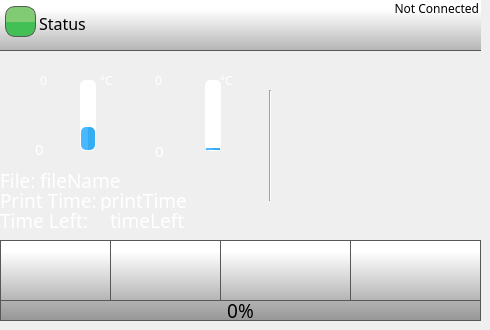
    <widget class="QWidget" name="homePage">
     <widget class="QPushButton" name="playPauseButton">
      <property name="geometry">
       <rect>
        <x>220</x>
        <y>240</y>
        <width>131</width>
        <height>61</height>
       </rect>
      </property>
      <property name="minimumSize">
       <size>
        <width>0</width>
        <height>0</height>
       </size>
      </property>
      <property name="font">
       <font>
        <family>Roboto</family>
       </font>
      </property>
      <property name="contextMenuPolicy">
       <enum>Qt::NoContextMenu</enum>
      </property>
      <property name="styleSheet">
       <string notr="true">QPushButton {
    border: 1px solid rgb(87, 87, 87);
	background-color: qlineargradient(spread:pad, x1:0, y1:1, x2:0, y2:0.188, stop:0 rgba(180, 180, 180, 255), stop:1 rgba(255, 255, 255, 255));
    
}

QPushButton:pressed {

    background-color: qlineargradient(x1: 0, y1: 0, x2: 0, y2: 1,
                                      stop: 0 #dadbde, stop: 1 #f6f7fa);
}

QPushButton:flat {
    border: none; /* no border for a flat push button */
}

QPushButton:default {
    border-color: navy; /* make the default button prominent */
}

QPushButton:focus {
	outline: none;
}</string>
      </property>
      <property name="text">
       <string/>
      </property>
      <property name="icon">
       <iconset>
        <normaloff>templates/img/play-button.png</normaloff>
        <normalon>templates/img/pause-button.png</normalon>templates/img/play-button.png</iconset>
      </property>
      <property name="iconSize">
       <size>
        <width>30</width>
        <height>30</height>
       </size>
      </property>
      <property name="checkable">
       <bool>true</bool>
      </property>
      <property name="checked">
       <bool>false</bool>
      </property>
      <property name="autoDefault">
       <bool>false</bool>
      </property>
      <property name="default">
       <bool>false</bool>
      </property>
      <property name="flat">
       <bool>false</bool>
      </property>
     </widget>
     <widget class="QPushButton" name="stopButton">
      <property name="geometry">
       <rect>
        <x>350</x>
        <y>240</y>
        <width>131</width>
        <height>61</height>
       </rect>
      </property>
      <property name="minimumSize">
       <size>
        <width>0</width>
        <height>0</height>
       </size>
      </property>
      <property name="font">
       <font>
        <family>Roboto</family>
       </font>
      </property>
      <property name="contextMenuPolicy">
       <enum>Qt::NoContextMenu</enum>
      </property>
      <property name="styleSheet">
       <string notr="true">QPushButton {
    border: 1px solid rgb(87, 87, 87);

	background-color: qlineargradient(spread:pad, x1:0, y1:1, x2:0, y2:0.188, stop:0 rgba(180, 180, 180, 255), stop:1 rgba(255, 255, 255, 255));
}

QPushButton:pressed {
    background-color: qlineargradient(x1: 0, y1: 0, x2: 0, y2: 1,
                                      stop: 0 #dadbde, stop: 1 #f6f7fa);
}

QPushButton:flat {
    border: none; /* no border for a flat push button */
}

QPushButton:default {
    border-color: navy; /* make the default button prominent */
}

QPushButton:focus {
	outline: none;
}</string>
      </property>
      <property name="text">
       <string/>
      </property>
      <property name="icon">
       <iconset>
        <normaloff>templates/img/video-player-stop-button.png</normaloff>templates/img/video-player-stop-button.png</iconset>
      </property>
      <property name="iconSize">
       <size>
        <width>25</width>
        <height>25</height>
       </size>
      </property>
     </widget>
     <widget class="Line" name="line">
      <property name="geometry">
       <rect>
        <x>260</x>
        <y>90</y>
        <width>20</width>
        <height>111</height>
       </rect>
      </property>
      <property name="contextMenuPolicy">
       <enum>Qt::NoContextMenu</enum>
      </property>
      <property name="orientation">
       <enum>Qt::Vertical</enum>
      </property>
     </widget>
     <widget class="QLabel" name="tool0Label">
      <property name="geometry">
       <rect>
        <x>40</x>
        <y>98</y>
        <width>31</width>
        <height>31</height>
       </rect>
      </property>
      <property name="font">
       <font>
        <family>Gotham Medium</family>
        <pointsize>14</pointsize>
        <weight>50</weight>
        <bold>false</bold>
        <underline>false</underline>
        <strikeout>false</strikeout>
       </font>
      </property>
      <property name="contextMenuPolicy">
       <enum>Qt::NoContextMenu</enum>
      </property>
      <property name="styleSheet">
       <string notr="true">
   color:  white;</string>
      </property>
      <property name="text">
       <string/>
      </property>
      <property name="pixmap">
       <pixmap>templates/img/Nozzle.png</pixmap>
      </property>
      <property name="scaledContents">
       <bool>true</bool>
      </property>
     </widget>
     <widget class="QLabel" name="FileNameLabel">
      <property name="geometry">
       <rect>
        <x>0</x>
        <y>170</y>
        <width>70</width>
        <height>21</height>
       </rect>
      </property>
      <property name="font">
       <font>
        <family>Gotham Light</family>
        <pointsize>14</pointsize>
        <weight>50</weight>
        <bold>false</bold>
       </font>
      </property>
      <property name="contextMenuPolicy">
       <enum>Qt::NoContextMenu</enum>
      </property>
      <property name="styleSheet">
       <string notr="true">color: rgb(255, 255, 255);</string>
      </property>
      <property name="text">
       <string>File:</string>
      </property>
     </widget>
     <widget class="QLabel" name="printTimeLabel">
      <property name="geometry">
       <rect>
        <x>0</x>
        <y>190</y>
        <width>111</width>
        <height>21</height>
       </rect>
      </property>
      <property name="font">
       <font>
        <family>Gotham Light</family>
        <pointsize>14</pointsize>
        <weight>50</weight>
        <bold>false</bold>
       </font>
      </property>
      <property name="contextMenuPolicy">
       <enum>Qt::NoContextMenu</enum>
      </property>
      <property name="styleSheet">
       <string notr="true">color: rgb(255, 255, 255);</string>
      </property>
      <property name="text">
       <string>Print Time:</string>
      </property>
     </widget>
     <widget class="QLabel" name="fileName">
      <property name="geometry">
       <rect>
        <x>40</x>
        <y>170</y>
        <width>211</width>
        <height>21</height>
       </rect>
      </property>
      <property name="font">
       <font>
        <family>Gotham Medium</family>
        <pointsize>14</pointsize>
       </font>
      </property>
      <property name="contextMenuPolicy">
       <enum>Qt::NoContextMenu</enum>
      </property>
      <property name="styleSheet">
       <string notr="true">color: rgb(255, 255, 255);
background-color: rgba(255, 255, 255, 0);</string>
      </property>
      <property name="text">
       <string>fileName</string>
      </property>
      <property name="scaledContents">
       <bool>true</bool>
      </property>
      <property name="wordWrap">
       <bool>false</bool>
      </property>
     </widget>
     <widget class="QLabel" name="printTime">
      <property name="geometry">
       <rect>
        <x>100</x>
        <y>190</y>
        <width>181</width>
        <height>21</height>
       </rect>
      </property>
      <property name="font">
       <font>
        <family>Gotham Medium</family>
        <pointsize>14</pointsize>
       </font>
      </property>
      <property name="contextMenuPolicy">
       <enum>Qt::NoContextMenu</enum>
      </property>
      <property name="styleSheet">
       <string notr="true">color: rgb(255, 255, 255);
background-color: rgba(255, 255, 255, 0);</string>
      </property>
      <property name="text">
       <string>printTime</string>
      </property>
     </widget>
     <widget class="QLabel" name="timeLeftLabel">
      <property name="geometry">
       <rect>
        <x>0</x>
        <y>210</y>
        <width>181</width>
        <height>21</height>
       </rect>
      </property>
      <property name="font">
       <font>
        <family>Gotham Light</family>
        <pointsize>14</pointsize>
        <weight>50</weight>
        <bold>false</bold>
       </font>
      </property>
      <property name="contextMenuPolicy">
       <enum>Qt::NoContextMenu</enum>
      </property>
      <property name="styleSheet">
       <string notr="true">color: rgb(255, 255, 255);</string>
      </property>
      <property name="text">
       <string>Time Left:</string>
      </property>
     </widget>
     <widget class="QLabel" name="tool0TargetTemperature">
      <property name="geometry">
       <rect>
        <x>40</x>
        <y>70</y>
        <width>70</width>
        <height>21</height>
       </rect>
      </property>
      <property name="font">
       <font>
        <family>Gotham Medium</family>
        <pointsize>9</pointsize>
        <weight>50</weight>
        <bold>false</bold>
        <underline>false</underline>
        <strikeout>false</strikeout>
       </font>
      </property>
      <property name="contextMenuPolicy">
       <enum>Qt::NoContextMenu</enum>
      </property>
      <property name="styleSheet">
       <string notr="true">
   color:  white;
background-color: rgba(255, 255, 255, 0);</string>
      </property>
      <property name="text">
       <string>0</string>
      </property>
     </widget>
     <widget class="QProgressBar" name="tool0TempBar">
      <property name="geometry">
       <rect>
        <x>80</x>
        <y>80</y>
        <width>16</width>
        <height>71</height>
       </rect>
      </property>
      <property name="contextMenuPolicy">
       <enum>Qt::NoContextMenu</enum>
      </property>
      <property name="styleSheet">
       <string notr="true">QProgressBar::chunk {
    border-radius: 5px;
	background-color: qlineargradient(spread:pad, x1:0.517, y1:0, x2:0.522, y2:0, stop:0.0336134 rgba(74, 183, 255, 255), stop:1 rgba(53, 173, 242, 255));
}

QProgressBar {
    border: 1px solid white;
    border-radius: 5px;
}
</string>
      </property>
      <property name="maximum">
       <number>300</number>
      </property>
      <property name="value">
       <number>100</number>
      </property>
      <property name="alignment">
       <set>Qt::AlignCenter</set>
      </property>
      <property name="textVisible">
       <bool>false</bool>
      </property>
      <property name="orientation">
       <enum>Qt::Vertical</enum>
      </property>
      <property name="format">
       <string>%v</string>
      </property>
     </widget>
     <widget class="QLabel" name="tool0ActualTemperature">
      <property name="geometry">
       <rect>
        <x>35</x>
        <y>140</y>
        <width>71</width>
        <height>18</height>
       </rect>
      </property>
      <property name="font">
       <font>
        <family>Gotham Medium</family>
        <pointsize>11</pointsize>
        <weight>50</weight>
        <bold>false</bold>
        <underline>false</underline>
        <strikeout>false</strikeout>
       </font>
      </property>
      <property name="contextMenuPolicy">
       <enum>Qt::NoContextMenu</enum>
      </property>
      <property name="styleSheet">
       <string notr="true">
   color:  white;
background-color: rgba(0, 0, 0, 0);</string>
      </property>
      <property name="text">
       <string>0</string>
      </property>
     </widget>
     <widget class="QPushButton" name="menuButton">
      <property name="geometry">
       <rect>
        <x>0</x>
        <y>240</y>
        <width>111</width>
        <height>61</height>
       </rect>
      </property>
      <property name="minimumSize">
       <size>
        <width>0</width>
        <height>0</height>
       </size>
      </property>
      <property name="font">
       <font>
        <family>Gotham Light</family>
        <pointsize>13</pointsize>
       </font>
      </property>
      <property name="contextMenuPolicy">
       <enum>Qt::NoContextMenu</enum>
      </property>
      <property name="styleSheet">
       <string notr="true">QPushButton {
     border: 1px solid rgb(87, 87, 87);
	background-color: qlineargradient(spread:pad, x1:0, y1:1, x2:0, y2:0.188, stop:0 rgba(180, 180, 180, 255), stop:1 rgba(255, 255, 255, 255));
    

}

QPushButton:pressed {

    background-color: qlineargradient(x1: 0, y1: 0, x2: 0, y2: 1,
                                      stop: 0 #dadbde, stop: 1 #f6f7fa);
}

QPushButton:flat {
    border: none; /* no border for a flat push button */
}

QPushButton:default {
    border-color: navy; /* make the default button prominent */
}

QPushButton:focus {
	outline: none;
}</string>
      </property>
      <property name="text">
       <string/>
      </property>
      <property name="icon">
       <iconset>
        <normaloff>templates/img/menu.png</normaloff>templates/img/menu.png</iconset>
      </property>
      <property name="iconSize">
       <size>
        <width>40</width>
        <height>40</height>
       </size>
      </property>
      <property name="checkable">
       <bool>false</bool>
      </property>
      <property name="autoDefault">
       <bool>false</bool>
      </property>
      <property name="default">
       <bool>false</bool>
      </property>
      <property name="flat">
       <bool>false</bool>
      </property>
     </widget>
     <widget class="QLabel" name="printPreviewMain">
      <property name="geometry">
       <rect>
        <x>280</x>
        <y>49</y>
        <width>191</width>
        <height>191</height>
       </rect>
      </property>
      <property name="contextMenuPolicy">
       <enum>Qt::NoContextMenu</enum>
      </property>
      <property name="styleSheet">
       <string notr="true">background-color: rgba(255, 255, 255, 0);</string>
      </property>
      <property name="text">
       <string/>
      </property>
      <property name="pixmap">
       <pixmap>templates/img/thumbnail.png</pixmap>
      </property>
      <property name="scaledContents">
       <bool>true</bool>
      </property>
     </widget>
     <widget class="QProgressBar" name="printProgressBar">
      <property name="geometry">
       <rect>
        <x>0</x>
        <y>300</y>
        <width>481</width>
        <height>21</height>
       </rect>
      </property>
      <property name="font">
       <font>
        <family>Gotham</family>
        <pointsize>14</pointsize>
        <weight>50</weight>
        <italic>false</italic>
        <bold>false</bold>
        <stylestrategy>PreferAntialias</stylestrategy>
       </font>
      </property>
      <property name="contextMenuPolicy">
       <enum>Qt::NoContextMenu</enum>
      </property>
      <property name="styleSheet">
       <string notr="true">QProgressBar::chunk {

	background-color: qlineargradient(spread:pad, x1:0, y1:0.523, x2:0, y2:0.534, stop:0 rgba(130, 203, 117, 255), stop:1 rgba(66, 191, 85, 255));
border: 1px solid green;
}

QProgressBar {
    border: 1px solid rgb(87, 87, 87);
 /*  border-bottom-left-radius: 10px;
 border-bottom-right-radius: 10px;*/
	background-color: qlineargradient(spread:pad, x1:0, y1:1, x2:0, y2:0, stop:0 rgba(150, 150, 150, 255), stop:1 rgba(180, 180, 180, 255));
}
</string>
      </property>
      <property name="maximum">
       <number>100</number>
      </property>
      <property name="value">
       <number>0</number>
      </property>
      <property name="alignment">
       <set>Qt::AlignCenter</set>
      </property>
      <property name="textVisible">
       <bool>true</bool>
      </property>
      <property name="orientation">
       <enum>Qt::Horizontal</enum>
      </property>
      <property name="format">
       <string>%p%</string>
      </property>
     </widget>
     <widget class="QLabel" name="timeLeft">
      <property name="geometry">
       <rect>
        <x>110</x>
        <y>210</y>
        <width>181</width>
        <height>21</height>
       </rect>
      </property>
      <property name="font">
       <font>
        <family>Gotham Medium</family>
        <pointsize>14</pointsize>
       </font>
      </property>
      <property name="contextMenuPolicy">
       <enum>Qt::NoContextMenu</enum>
      </property>
      <property name="styleSheet">
       <string notr="true">color: rgb(255, 255, 255);
background-color: rgba(255, 255, 255, 0);</string>
      </property>
      <property name="text">
       <string>timeLeft</string>
      </property>
      <property name="wordWrap">
       <bool>false</bool>
      </property>
     </widget>
     <widget class="QLabel" name="printerStatus">
      <property name="geometry">
       <rect>
        <x>39</x>
        <y>-2</y>
        <width>382</width>
        <height>51</height>
       </rect>
      </property>
      <property name="font">
       <font>
        <family>Gotham</family>
        <pointsize>12</pointsize>
        <weight>50</weight>
        <bold>false</bold>
        <underline>false</underline>
        <strikeout>false</strikeout>
       </font>
      </property>
      <property name="contextMenuPolicy">
       <enum>Qt::NoContextMenu</enum>
      </property>
      <property name="styleSheet">
       <string notr="true">
background-color: rgba(255, 255, 255, 0);</string>
      </property>
      <property name="text">
       <string>Status</string>
      </property>
      <property name="alignment">
       <set>Qt::AlignLeading|Qt::AlignLeft|Qt::AlignVCenter</set>
      </property>
      <property name="wordWrap">
       <bool>true</bool>
      </property>
     </widget>
     <widget class="QPushButton" name="controlButton">
      <property name="geometry">
       <rect>
        <x>110</x>
        <y>240</y>
        <width>111</width>
        <height>61</height>
       </rect>
      </property>
      <property name="minimumSize">
       <size>
        <width>0</width>
        <height>0</height>
       </size>
      </property>
      <property name="font">
       <font>
        <family>Gotham Light</family>
        <pointsize>13</pointsize>
       </font>
      </property>
      <property name="contextMenuPolicy">
       <enum>Qt::NoContextMenu</enum>
      </property>
      <property name="styleSheet">
       <string notr="true">QPushButton {
     border: 1px solid rgb(87, 87, 87);

	background-color: qlineargradient(spread:pad, x1:0, y1:1, x2:0, y2:0.188, stop:0 rgba(180, 180, 180, 255), stop:1 rgba(255, 255, 255, 255));
}

QPushButton:pressed {
    background-color: qlineargradient(x1: 0, y1: 0, x2: 0, y2: 1,
                                      stop: 0 #dadbde, stop: 1 #f6f7fa);
}

QPushButton:flat {
    border: none; /* no border for a flat push button */
}

QPushButton:default {
    border-color: navy; /* make the default button prominent */
}

QPushButton:focus {
	outline: none;
}</string>
      </property>
      <property name="text">
       <string/>
      </property>
      <property name="icon">
       <iconset>
        <normaloff>templates/img/settings-1.png</normaloff>templates/img/settings-1.png</iconset>
      </property>
      <property name="iconSize">
       <size>
        <width>40</width>
        <height>40</height>
       </size>
      </property>
      <property name="checkable">
       <bool>false</bool>
      </property>
      <property name="autoDefault">
       <bool>false</bool>
      </property>
      <property name="default">
       <bool>false</bool>
      </property>
      <property name="flat">
       <bool>false</bool>
      </property>
     </widget>
     <widget class="QLabel" name="printerStatusColour">
      <property name="geometry">
       <rect>
        <x>5</x>
        <y>6</y>
        <width>31</width>
        <height>31</height>
       </rect>
      </property>
      <property name="font">
       <font>
        <family>Gotham</family>
        <pointsize>10</pointsize>
        <weight>50</weight>
        <bold>false</bold>
        <underline>false</underline>
        <strikeout>false</strikeout>
       </font>
      </property>
      <property name="contextMenuPolicy">
       <enum>Qt::NoContextMenu</enum>
      </property>
      <property name="styleSheet">
       <string notr="true">     border: 1px solid rgb(87, 87, 87);
	border-radius: 10px;
	background-color: qlineargradient(spread:pad, x1:0, y1:0.523, x2:0, y2:0.534, stop:0 rgba(130, 203, 117, 255), stop:1 rgba(66, 191, 85, 255));</string>
      </property>
      <property name="text">
       <string/>
      </property>
      <property name="alignment">
       <set>Qt::AlignCenter</set>
      </property>
     </widget>
     <widget class="QLabel" name="celciusLabel">
      <property name="geometry">
       <rect>
        <x>100</x>
        <y>70</y>
        <width>70</width>
        <height>21</height>
       </rect>
      </property>
      <property name="font">
       <font>
        <family>Gotham Medium</family>
        <pointsize>9</pointsize>
        <weight>50</weight>
        <bold>false</bold>
        <underline>false</underline>
        <strikeout>false</strikeout>
       </font>
      </property>
      <property name="contextMenuPolicy">
       <enum>Qt::NoContextMenu</enum>
      </property>
      <property name="styleSheet">
       <string notr="true">
   color:  white;
background-color: rgba(255, 255, 255, 0);</string>
      </property>
      <property name="text">
       <string>°C</string>
      </property>
     </widget>
     <widget class="QLabel" name="statusBar">
      <property name="geometry">
       <rect>
        <x>0</x>
        <y>0</y>
        <width>481</width>
        <height>51</height>
       </rect>
      </property>
      <property name="font">
       <font>
        <family>Gotham Medium</family>
        <pointsize>14</pointsize>
       </font>
      </property>
      <property name="contextMenuPolicy">
       <enum>Qt::NoContextMenu</enum>
      </property>
      <property name="styleSheet">
       <string notr="true">     border-bottom: 1px solid rgb(87, 87, 87);
	background-color: qlineargradient(spread:pad, x1:0, y1:1, x2:0, y2:0.188, stop:0 rgba(180, 180, 180, 255), stop:1 rgba(255, 255, 255, 255));</string>
      </property>
      <property name="frameShape">
       <enum>QFrame::NoFrame</enum>
      </property>
      <property name="frameShadow">
       <enum>QFrame::Raised</enum>
      </property>
      <property name="text">
       <string/>
      </property>
     </widget>
     <widget class="QLabel" name="celciusLabel_2">
      <property name="geometry">
       <rect>
        <x>220</x>
        <y>70</y>
        <width>70</width>
        <height>21</height>
       </rect>
      </property>
      <property name="font">
       <font>
        <family>Gotham Medium</family>
        <pointsize>9</pointsize>
        <weight>50</weight>
        <bold>false</bold>
        <underline>false</underline>
        <strikeout>false</strikeout>
       </font>
      </property>
      <property name="contextMenuPolicy">
       <enum>Qt::NoContextMenu</enum>
      </property>
      <property name="styleSheet">
       <string notr="true">
   color:  white;
background-color: rgba(255, 255, 255, 0);</string>
      </property>
      <property name="text">
       <string>°C</string>
      </property>
     </widget>
     <widget class="QProgressBar" name="bedTempBar">
      <property name="geometry">
       <rect>
        <x>205</x>
        <y>80</y>
        <width>16</width>
        <height>71</height>
       </rect>
      </property>
      <property name="contextMenuPolicy">
       <enum>Qt::NoContextMenu</enum>
      </property>
      <property name="styleSheet">
       <string notr="true">QProgressBar::chunk {
    border-radius: 5px;
	background-color: qlineargradient(spread:pad, x1:0.517, y1:0, x2:0.522, y2:0, stop:0.0336134 rgba(74, 183, 255, 255), stop:1 rgba(53, 173, 242, 255));
}

QProgressBar {
    border: 1px solid white;
    border-radius: 5px;
}
</string>
      </property>
      <property name="maximum">
       <number>300</number>
      </property>
      <property name="value">
       <number>10</number>
      </property>
      <property name="alignment">
       <set>Qt::AlignCenter</set>
      </property>
      <property name="textVisible">
       <bool>false</bool>
      </property>
      <property name="orientation">
       <enum>Qt::Vertical</enum>
      </property>
      <property name="format">
       <string>%v</string>
      </property>
     </widget>
     <widget class="QLabel" name="bedActualTemperatute">
      <property name="geometry">
       <rect>
        <x>155</x>
        <y>140</y>
        <width>70</width>
        <height>21</height>
       </rect>
      </property>
      <property name="font">
       <font>
        <family>Gotham Medium</family>
        <pointsize>11</pointsize>
        <weight>50</weight>
        <bold>false</bold>
        <underline>false</underline>
        <strikeout>false</strikeout>
       </font>
      </property>
      <property name="contextMenuPolicy">
       <enum>Qt::NoContextMenu</enum>
      </property>
      <property name="styleSheet">
       <string notr="true">
   color:  white;
background-color: rgba(0, 0, 0, 0);</string>
      </property>
      <property name="text">
       <string>0</string>
      </property>
     </widget>
     <widget class="QLabel" name="bedTargetTemperature">
      <property name="geometry">
       <rect>
        <x>155</x>
        <y>70</y>
        <width>70</width>
        <height>21</height>
       </rect>
      </property>
      <property name="font">
       <font>
        <family>Gotham Medium</family>
        <pointsize>9</pointsize>
        <weight>50</weight>
        <bold>false</bold>
        <underline>false</underline>
        <strikeout>false</strikeout>
       </font>
      </property>
      <property name="contextMenuPolicy">
       <enum>Qt::NoContextMenu</enum>
      </property>
      <property name="styleSheet">
       <string notr="true">
   color:  white;
background-color: rgba(255, 255, 255, 0);</string>
      </property>
      <property name="text">
       <string>0</string>
      </property>
     </widget>
     <widget class="QLabel" name="bedLabel">
      <property name="geometry">
       <rect>
        <x>150</x>
        <y>95</y>
        <width>41</width>
        <height>41</height>
       </rect>
      </property>
      <property name="font">
       <font>
        <family>Gotham Medium</family>
        <pointsize>14</pointsize>
        <weight>50</weight>
        <bold>false</bold>
        <underline>false</underline>
        <strikeout>false</strikeout>
       </font>
      </property>
      <property name="contextMenuPolicy">
       <enum>Qt::NoContextMenu</enum>
      </property>
      <property name="styleSheet">
       <string notr="true">
   color:  white;
background-color: rgba(255, 255, 255, 0);</string>
      </property>
      <property name="text">
       <string/>
      </property>
      <property name="pixmap">
       <pixmap>templates/img/bed.png</pixmap>
      </property>
      <property name="scaledContents">
       <bool>true</bool>
      </property>
     </widget>
     <widget class="QLabel" name="ipStatus">
      <property name="geometry">
       <rect>
        <x>357</x>
        <y>0</y>
        <width>122</width>
        <height>20</height>
       </rect>
      </property>
      <property name="font">
       <font>
        <family>Gotham</family>
        <pointsize>9</pointsize>
        <weight>50</weight>
        <bold>false</bold>
        <underline>false</underline>
        <strikeout>false</strikeout>
       </font>
      </property>
      <property name="contextMenuPolicy">
       <enum>Qt::NoContextMenu</enum>
      </property>
      <property name="styleSheet">
       <string notr="true">
background-color: rgba(255, 255, 255, 0);</string>
      </property>
      <property name="text">
       <string>Not Connected</string>
      </property>
      <property name="scaledContents">
       <bool>true</bool>
      </property>
      <property name="alignment">
       <set>Qt::AlignRight|Qt::AlignTop|Qt::AlignTrailing</set>
      </property>
      <property name="wordWrap">
       <bool>true</bool>
      </property>
     </widget>
     <zorder>line</zorder>
     <zorder>printPreviewMain</zorder>
     <zorder>statusBar</zorder>
     <zorder>playPauseButton</zorder>
     <zorder>stopButton</zorder>
     <zorder>tool0Label</zorder>
     <zorder>FileNameLabel</zorder>
     <zorder>printTimeLabel</zorder>
     <zorder>fileName</zorder>
     <zorder>printTime</zorder>
     <zorder>timeLeftLabel</zorder>
     <zorder>tool0TempBar</zorder>
     <zorder>tool0ActualTemperature</zorder>
     <zorder>tool0TargetTemperature</zorder>
     <zorder>menuButton</zorder>
     <zorder>timeLeft</zorder>
     <zorder>controlButton</zorder>
     <zorder>printProgressBar</zorder>
     <zorder>printerStatus</zorder>
     <zorder>printerStatusColour</zorder>
     <zorder>celciusLabel</zorder>
     <zorder>celciusLabel_2</zorder>
     <zorder>bedTempBar</zorder>
     <zorder>bedActualTemperatute</zorder>
     <zorder>bedTargetTemperature</zorder>
     <zorder>bedLabel</zorder>
     <zorder>ipStatus</zorder>
    </widget>
